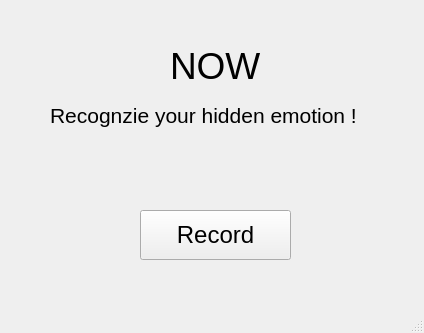
<?xml version="1.0" encoding="UTF-8"?>
<ui version="4.0">
 <class>MainWindow</class>
 <widget class="QMainWindow" name="MainWindow">
  <property name="geometry">
   <rect>
    <x>0</x>
    <y>0</y>
    <width>424</width>
    <height>333</height>
   </rect>
  </property>
  <property name="windowTitle">
   <string>Moodak !</string>
  </property>
  <property name="windowIcon">
   <iconset theme="C:/Users/Engy/Desktop/Python/ANAD/mic.png"/>
  </property>
  <widget class="QWidget" name="centralwidget">
   <widget class="QPushButton" name="Recorder">
    <property name="geometry">
     <rect>
      <x>140</x>
      <y>210</y>
      <width>151</width>
      <height>50</height>
     </rect>
    </property>
    <property name="font">
     <font>
      <family>Microsoft YaHei UI</family>
      <pointsize>18</pointsize>
     </font>
    </property>
    <property name="mouseTracking">
     <bool>true</bool>
    </property>
    <property name="contextMenuPolicy">
     <enum>Qt::ActionsContextMenu</enum>
    </property>
    <property name="whatsThis">
     <string extracomment="press here to start recording!"/>
    </property>
    <property name="autoFillBackground">
     <bool>true</bool>
    </property>
    <property name="text">
     <string>Record</string>
    </property>
    <property name="icon">
     <iconset>
      <normaloff>mic.png</normaloff>mic.png</iconset>
    </property>
    <property name="iconSize">
     <size>
      <width>38</width>
      <height>38</height>
     </size>
    </property>
    <property name="default">
     <bool>false</bool>
    </property>
   </widget>
   <widget class="QLabel" name="label">
    <property name="geometry">
     <rect>
      <x>50</x>
      <y>70</y>
      <width>341</width>
      <height>91</height>
     </rect>
    </property>
    <property name="font">
     <font>
      <family>Meiryo UI</family>
      <pointsize>16</pointsize>
     </font>
    </property>
    <property name="text">
     <string>Recognzie your hidden emotion !</string>
    </property>
   </widget>
   <widget class="QLabel" name="label_2">
    <property name="geometry">
     <rect>
      <x>170</x>
      <y>40</y>
      <width>101</width>
      <height>51</height>
     </rect>
    </property>
    <property name="font">
     <font>
      <family>MS Sans Serif</family>
      <pointsize>28</pointsize>
     </font>
    </property>
    <property name="text">
     <string>NOW</string>
    </property>
   </widget>
   <widget class="QLabel" name="Result_emo">
    <property name="geometry">
     <rect>
      <x>130</x>
      <y>140</y>
      <width>251</width>
      <height>61</height>
     </rect>
    </property>
    <property name="font">
     <font>
      <family>Lucida Calligraphy</family>
      <pointsize>18</pointsize>
     </font>
    </property>
    <property name="text">
     <string/>
    </property>
   </widget>
  </widget>
  <widget class="QStatusBar" name="statusbar"/>
 </widget>
 <resources/>
 <connections/>
</ui>
